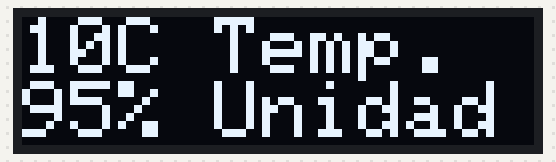
A sketch run on a simulated Arduino Uno, built with avr-gcc and run on an emulated ATmega328P. Shown: 128×32 one-colour display.

Above: at 0.1 s.

The sketch:

oled-1.ino
```cpp
#include <Wire.h>
#include <Adafruit_GFX.h>
#include <Adafruit_SSD1306.h>

#define OLED_RESET     4 // Reset pin # (or -1 if sharing Arduino reset pin)
#define SCREEN_ADDRESS 0x3C ///< See datasheet for Address; 0x3D for 128x64, 0x3C for 128x32
Adafruit_SSD1306 display(OLED_RESET);

void setup() {
  Wire.begin();
  display.begin(SSD1306_SWITCHCAPVCC, 0x3C);
}

void loop() {
  display.clearDisplay();

  display.setTextSize(2);             // Normal 1:1 pixel scale
  display.setTextColor(SSD1306_WHITE);        // Draw white text
  display.setCursor(0,0);             // Start at top-left corner
  display.print(10);
  display.println(F("C Temp."));
  display.print(95);
  display.println(F("% Unidade"));
  display.display();
  delay(10000);
}
```
